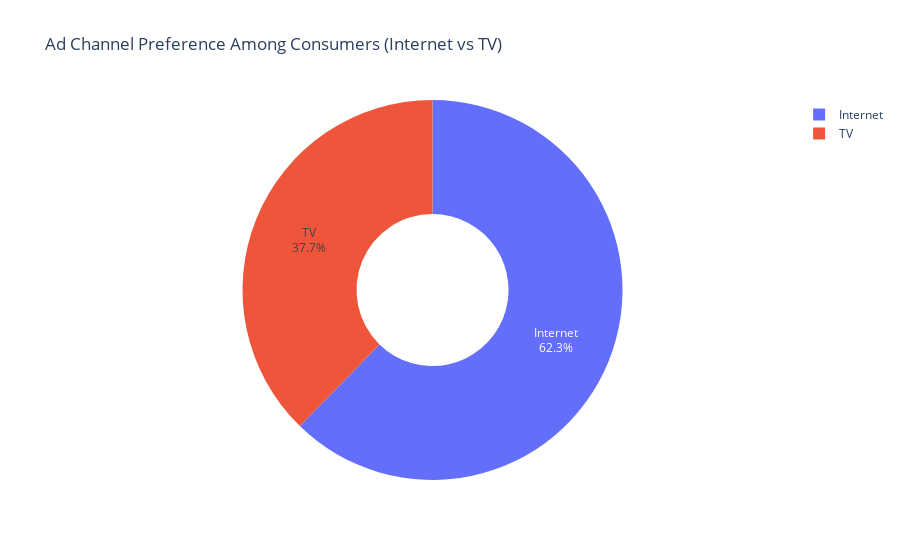
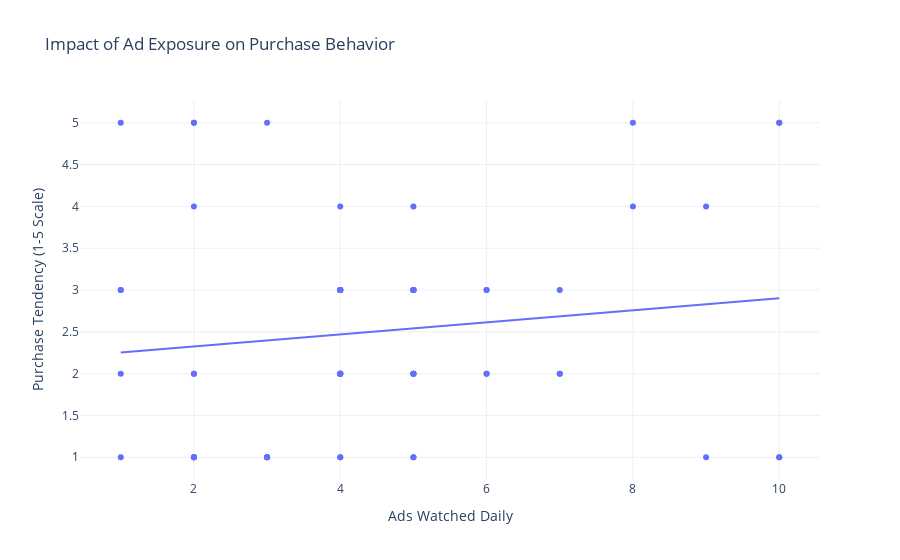
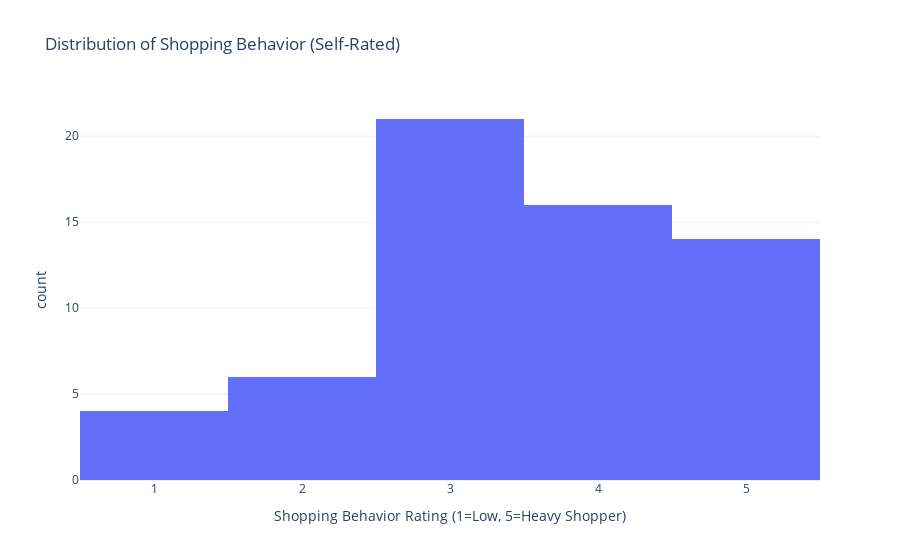
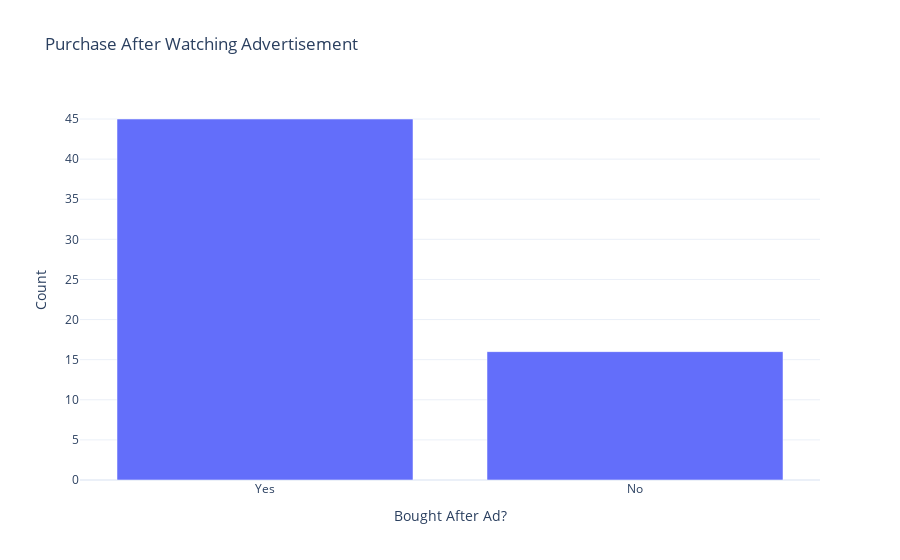

Write notebook code for charts like these, in order.
### Code cell
# First install plotly if you didn't
# pip install plotly

import pandas as pd
import plotly.express as px
import plotly.graph_objects as go

# Load the cleaned dataset
df = pd.read_csv('cleaned_consumer_behavior.csv')

# -------------------------------
# KPI 1: Ad Channel Preference (Internet vs TV)
# -------------------------------

ad_channel_counts = df['Do_you_prefer_internet_ads_or_tv_ads_more_'].value_counts().reset_index()
ad_channel_counts.columns = ['Ad_Channel', 'Count']

fig1 = px.pie(
    ad_channel_counts,
    names='Ad_Channel',
    values='Count',
    title='Ad Channel Preference Among Consumers (Internet vs TV)',
    hole=0.4
)
fig1.update_traces(textinfo='percent+label')
fig1.update_layout(
    annotations=[
        dict(
            text="Source: Survey on Egyptian Consumers",
            xref="paper", yref="paper",
            x=0, y=-0.25, showarrow=False, font=dict(size=10)
        )
    ]
)
fig1.show()

# -------------------------------
# KPI 2: Impact of Ad Exposure on Purchase Behavior
# -------------------------------

fig2 = px.scatter(
    df,
    x='How_many_adverts_do_you_watch_ads_daily_(nearly)_',
    y='When_I_watch_advertisements_I_buy_or_go_shopping_',
    trendline='ols',  # Add regression line
    title='Impact of Ad Exposure on Purchase Behavior',
    labels={
        'How_many_adverts_do_you_watch_ads_daily_(nearly)_': 'Ads Watched Daily',
        'When_I_watch_advertisements_I_buy_or_go_shopping_': 'Purchase Tendency (1-5 Scale)'
    }
)
fig2.update_layout(
    template='plotly_white',
    annotations=[
        dict(
            text="Source: Survey on Egyptian Consumers",
            xref="paper", yref="paper",
            x=0, y=-0.3, showarrow=False, font=dict(size=10)
        )
    ]
)
fig2.show()

# -------------------------------
# KPI 3: Heavy vs Light Shoppers
# -------------------------------

fig3 = px.histogram(
    df,
    x='_Rate_your_shopping_behavior_out_of_5',
    nbins=5,
    title='Distribution of Shopping Behavior (Self-Rated)',
    labels={'_Rate_your_shopping_behavior_out_of_5': 'Shopping Behavior Rating (1=Low, 5=Heavy Shopper)'}
)
fig3.update_layout(
    template='plotly_white',
    annotations=[
        dict(
            text="Source: Survey on Egyptian Consumers",
            xref="paper", yref="paper",
            x=0, y=-0.3, showarrow=False, font=dict(size=10)
        )
    ]
)
fig3.show()

# -------------------------------
# KPI 4: Purchase Response after Watching Ads
# -------------------------------

purchase_response_counts = df['Have_you_ever_bought_something_due_to_an_advertisements_'].value_counts().reset_index()
purchase_response_counts.columns = ['Response', 'Count']

fig4 = px.bar(
    purchase_response_counts,
    x='Response',
    y='Count',
    title='Purchase After Watching Advertisement',
    labels={'Response': 'Bought After Ad?'}
)
fig4.update_layout(
    template='plotly_white',
    annotations=[
        dict(
            text="Source: Survey on Egyptian Consumers",
            xref="paper", yref="paper",
            x=0, y=-0.25, showarrow=False, font=dict(size=10)
        )
    ]
)
fig4.show()

# -------------------------------
# KPI 5: Key Ad Elements Impact Ranking
# -------------------------------

# Create a dataframe for key ad factors
ad_factors = {
    'Factor': ['Product Introduction', 'Script', 'Actors', 'Company Name'],
    'Strongly Agree': [
        (df['What_do_you_think_can_make_you_buy_from_an_advert_[The_way_introducing_product_]'] == 'Strongly Agree').sum(),
        (df['What_do_you_think_can_make_you_buy_from_an_advert_[the_script_]'] == 'Strongly Agree').sum(),
        (df['What_do_you_think_can_make_you_buy_from_an_advert_[the_actors_that_work_on_]'] == 'Strongly Agree').sum(),
        (df['What_do_you_think_can_make_you_buy_from_an_advert_[the_company_made_it]'] == 'Strongly Agree').sum()
    ]
}

ad_factors_df = pd.DataFrame(ad_factors)

fig5 = px.bar(
    ad_factors_df,
    x='Factor',
    y='Strongly Agree',
    title='Key Factors Influencing Purchase Decision (Strong Agreement)',
    labels={'Strongly Agree': 'Number of Strong Agreements'}
)
fig5.update_layout(
    template='plotly_white',
    annotations=[
        dict(
            text="Source: Survey on Egyptian Consumers",
            xref="paper", yref="paper",
            x=0, y=-0.25, showarrow=False, font=dict(size=10)
        )
    ]
)
fig5.show()

### Figure 1 — Plotly figure (JSON) as saved in the notebook; plotly's stock layout.template omitted (floating-point values rounded to 4 significant figures)
{"data": [{"domain": {"x": [0, 1], "y": [0, 1]}, "hole": 0.4, "hovertemplate": "Ad_Channel=%{label}<br>Count=%{value}<extra></extra>", "labels": ["Internet", "TV"], "legendgroup": "", "name": "", "showlegend": true, "textinfo": "percent+label", "type": "pie", "values": [38, 23]}], "layout": {"annotations": [{"font": {"size": 10}, "showarrow": false, "text": "Source: Survey on Egyptian Consumers", "x": 0, "xref": "paper", "y": -0.25, "yref": "paper"}], "legend": {"tracegroupgap": 0}, "title": {"text": "Ad Channel Preference Among Consumers (Internet vs TV)"}}}

### Figure 2 — Plotly figure (JSON) as saved in the notebook; plotly's stock layout.template omitted (floating-point values rounded to 4 significant figures)
{"data": [{"hovertemplate": "Ads Watched Daily=%{x}<br>Purchase Tendency (1-5 Scale)=%{y}<extra></extra>", "legendgroup": "", "marker": {"color": "#636efa", "symbol": "circle"}, "mode": "markers", "name": "", "orientation": "v", "showlegend": false, "type": "scatter", "x": [10, 4, 4, 1, 2, 1, 4, 5, 2, 3, 2, 4, 7, 2, 4, 7, 3, 4, 2, 8, 5, 4, 8, 5, 5, 4, 10, 7, 5, 4, 3, 9, 1, 2, 4, 4, 1, 2, 5, 6, 5, 3, 6, 2, 3, 6, 4, 4, 5, 9, 5, 5, 5, 2, 6, 10, 1, 4, 10, 5, 4], "xaxis": "x", "y": [1, 3, 3, 5, 5, 1, 2, 1, 2, 1, 2, 3, 2, 1, 1, 2, 1, 2, 1, 4, 3, 2, 5, 2, 3, 3, 1, 3, 2, 3, 1, 1, 2, 1, 2, 4, 3, 5, 3, 2, 3, 5, 2, 4, 1, 3, 2, 3, 4, 4, 2, 1, 2, 1, 3, 5, 3, 1, 5, 3, 2], "yaxis": "y"}, {"hovertemplate": "<b>OLS trendline</b><br>When_I_watch_advertisements_I_buy_or_go_shopping_ = 0.0722603 * How_many_adverts_do_you_watch_ads_daily_(nearly)_ + 2.18006<br>R<sup>2</sup>=0.018369<br><br>Ads Watched Daily=%{x}<br>Purchase Tendency (1-5 Scale)=%{y} <b>(trend)</b><extra></extra>", "legendgroup": "", "marker": {"color": "#636efa", "symbol": "circle"}, "mode": "lines", "name": "", "showlegend": false, "type": "scatter", "x": [1, 1, 1, 1, 1, 2, 2, 2, 2, 2, 2, 2, 2, 2, 3, 3, 3, 3, 3, 4, 4, 4, 4, 4, 4, 4, 4, 4, 4, 4, 4, 4, 4, 4, 5, 5, 5, 5, 5, 5, 5, 5, 5, 5, 5, 5, 6, 6, 6, 6, 7, 7, 7, 8, 8, 9, 9, 10, 10, 10, 10], "xaxis": "x", "y": [2.252, 2.252, 2.252, 2.252, 2.252, 2.325, 2.325, 2.325, 2.325, 2.325, 2.325, 2.325, 2.325, 2.325, 2.397, 2.397, 2.397, 2.397, 2.397, 2.469, 2.469, 2.469, 2.469, 2.469, 2.469, 2.469, 2.469, 2.469, 2.469, 2.469, 2.469, 2.469, 2.469, 2.469, 2.541, 2.541, 2.541, 2.541, 2.541, 2.541, 2.541, 2.541, 2.541, 2.541, 2.541, 2.541, 2.614, 2.614, 2.614, 2.614, 2.686, 2.686, 2.686, 2.758, 2.758, 2.83, 2.83, 2.903, 2.903, 2.903, 2.903], "yaxis": "y"}], "layout": {"annotations": [{"font": {"size": 10}, "showarrow": false, "text": "Source: Survey on Egyptian Consumers", "x": 0, "xref": "paper", "y": -0.3, "yref": "paper"}], "legend": {"tracegroupgap": 0}, "title": {"text": "Impact of Ad Exposure on Purchase Behavior"}, "xaxis": {"anchor": "y", "domain": [0, 1], "title": {"text": "Ads Watched Daily"}}, "yaxis": {"anchor": "x", "domain": [0, 1], "title": {"text": "Purchase Tendency (1-5 Scale)"}}}}

### Figure 3 — Plotly figure (JSON) as saved in the notebook; plotly's stock layout.template omitted (floating-point values rounded to 4 significant figures)
{"data": [{"alignmentgroup": "True", "bingroup": "x", "hovertemplate": "Shopping Behavior Rating (1=Low, 5=Heavy Shopper)=%{x}<br>count=%{y}<extra></extra>", "legendgroup": "", "marker": {"color": "#636efa", "pattern": {"shape": ""}}, "name": "", "nbinsx": 5, "offsetgroup": "", "orientation": "v", "showlegend": false, "type": "histogram", "x": [3, 4, 3, 5, 4, 1, 4, 3, 3, 5, 3, 3, 3, 2, 2, 4, 5, 5, 2, 5, 4, 3, 5, 3, 4, 3, 4, 4, 3, 4, 2, 4, 1, 1, 3, 4, 2, 4, 3, 5, 3, 5, 4, 5, 1, 5, 3, 4, 5, 3, 4, 3, 3, 3, 5, 4, 3, 2, 5, 5, 3], "xaxis": "x", "yaxis": "y"}], "layout": {"annotations": [{"font": {"size": 10}, "showarrow": false, "text": "Source: Survey on Egyptian Consumers", "x": 0, "xref": "paper", "y": -0.3, "yref": "paper"}], "barmode": "relative", "legend": {"tracegroupgap": 0}, "title": {"text": "Distribution of Shopping Behavior (Self-Rated)"}, "xaxis": {"anchor": "y", "domain": [0, 1], "title": {"text": "Shopping Behavior Rating (1=Low, 5=Heavy Shopper)"}}, "yaxis": {"anchor": "x", "domain": [0, 1], "title": {"text": "count"}}}}

### Figure 4 — Plotly figure (JSON) as saved in the notebook; plotly's stock layout.template omitted (floating-point values rounded to 4 significant figures)
{"data": [{"alignmentgroup": "True", "hovertemplate": "Bought After Ad?=%{x}<br>Count=%{y}<extra></extra>", "legendgroup": "", "marker": {"color": "#636efa", "pattern": {"shape": ""}}, "name": "", "offsetgroup": "", "orientation": "v", "showlegend": false, "textposition": "auto", "type": "bar", "x": ["Yes", "No"], "xaxis": "x", "y": [45, 16], "yaxis": "y"}], "layout": {"annotations": [{"font": {"size": 10}, "showarrow": false, "text": "Source: Survey on Egyptian Consumers", "x": 0, "xref": "paper", "y": -0.25, "yref": "paper"}], "barmode": "relative", "legend": {"tracegroupgap": 0}, "title": {"text": "Purchase After Watching Advertisement"}, "xaxis": {"anchor": "y", "domain": [0, 1], "title": {"text": "Bought After Ad?"}}, "yaxis": {"anchor": "x", "domain": [0, 1], "title": {"text": "Count"}}}}
